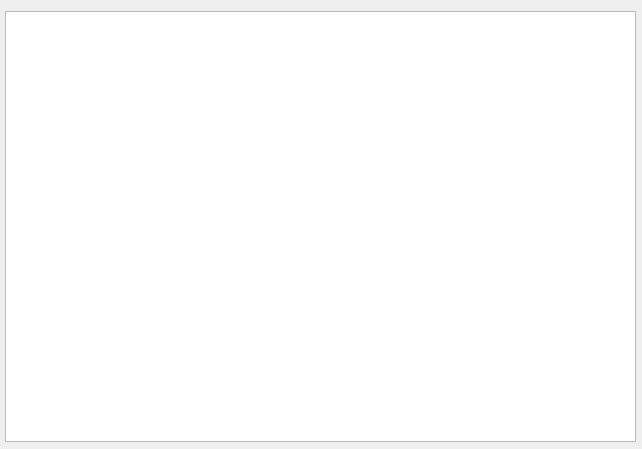
<?xml version="1.0" encoding="UTF-8"?>
<ui version="4.0">
 <class>NuevoGrafo</class>
 <widget class="QWidget" name="NuevoGrafo">
  <property name="geometry">
   <rect>
    <x>0</x>
    <y>0</y>
    <width>642</width>
    <height>449</height>
   </rect>
  </property>
  <property name="windowTitle">
   <string>Form</string>
  </property>
  <widget class="QGraphicsView" name="graphicsView">
   <property name="geometry">
    <rect>
     <x>5</x>
     <y>11</y>
     <width>631</width>
     <height>431</height>
    </rect>
   </property>
  </widget>
 </widget>
 <resources/>
 <connections/>
</ui>
